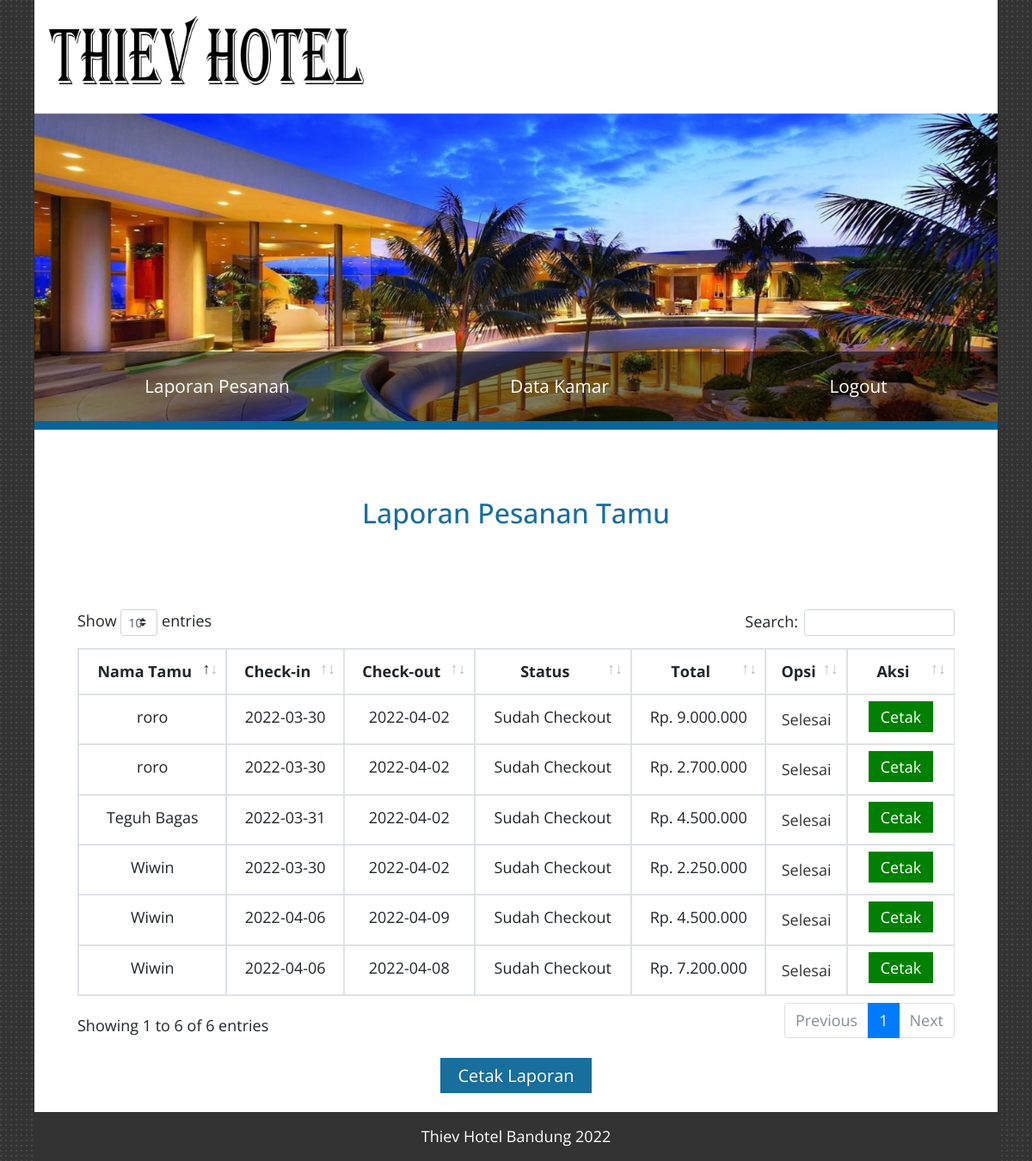
Screenshot of /teguh_halaman/teguh_resepsionis/teguh_index.php (signed in) with the database file from the repository.
### tables this page shows
CREATE TABLE `teguh_reservasii` (
  `teguh_id_reservasi` int(11) NOT NULL,
  `teguh_kode_reservasi` varchar(255) NOT NULL,
  `teguh_nama_tamu` varchar(100) NOT NULL,
  `teguh_email_tamu` varchar(255) NOT NULL,
  `teguh_telpon_tamu` varchar(50) NOT NULL,
  `teguh_chekin` date NOT NULL,
  `teguh_chekout` date NOT NULL,
  `teguh_no_kamar` varchar(255) NOT NULL,
  `teguh_jumlahkamar` varchar(255) NOT NULL,
  `teguh_jumlahtamu` int(11) NOT NULL,
  `teguh_pesan` varchar(255) NOT NULL,
  `teguh_id_tipe` int(11) NOT NULL,
  `teguh_status2` varchar(255) NOT NULL,
  `teguh_total` varchar(255) NOT NULL
);

### teguh_halaman/teguh_resepsionis/teguh_index.php (the view, shortened to what this page needs)
<?php
include "teguh_header.php"; ?>
 <div class="tm-main-content no-pad-b">
<center><h2 class="tm-blue-text tm-margin-b-p">Laporan Pesanan Tamu</h2></center>
<div class="table-responsive">
    <br><br>
      <table id="dataTable" class="table table-bordered" border="3" align="center" width="100%" cellspacing="6">
        <thead>
  <tr>
    <th class="text-center">Nama Tamu</th>
      <th class="text-center">Check-in</th>
      <th class="text-center">Check-out</th>
      <th class="text-center">Status</th>
      <th class="text-center">Total</th>
      <th class="text-center">Opsi</th>
      <th class="text-center">Aksi</th>
  </tr>
</thead>
      <?php
      $teguh_data = mysqli_query($teguh_koneksi,"SELECT * FROM teguh_reservasii LEFT JOIN teguh_tipe_kamar USING(teguh_id_tipe)");
      if(isset($_GET['teguh_chekin'])){
        $teguh_checkin = $_GET['teguh_chekin'];
        $teguh_data = mysqli_query($teguh_koneksi,"select * from teguh_reservasii LEFT JOIN teguh_tipe_kamar USING(teguh_id_tipe) where teguh_chekin='$teguh_checkin'");
      }elseif(isset($_GET['teguh_nama_tamu'])){
        $teguh_tamu = $_GET['teguh_nama_tamu'];
        $teguh_data = mysqli_query($teguh_koneksi,"select * from teguh_reservasii LEFT JOIN teguh_tipe_kamar USING(teguh_id_tipe) where teguh_nama_tamu='$teguh_tamu'");
      }else{
        $teguh_data = mysqli_query($teguh_koneksi,"select * from teguh_reservasii LEFT JOIN teguh_tipe_kamar USING(teguh_id_tipe)");
      }
      if (mysqli_num_rows($teguh_data) > 0) {
      while($teguh_lt = mysqli_fetch_array($teguh_data)){
      ?>
            <tr align="center">
        <td><?php echo $teguh_lt['teguh_nama_tamu']; ?></td>
        <td><?php echo $teguh_lt['teguh_chekin']; ?></td>
        <td><?php echo $teguh_lt['teguh_chekout'] ?></td>
        <td><?php echo $teguh_lt['teguh_status2'] ?></td>
        <td>Rp. <?php echo number_format($teguh_lt['teguh_total'], 0, ',','.') ?></td>
              <td>
              <?php if ($teguh_lt["teguh_status2"] === 'Belum Checkin') : ?>
            <a class="crud" style="text-decoration: none;" href="teguh_checkin.php?teguh_id_reservasi=<?php echo $teguh_lt['teguh_id_reservasi']; ?>">Check-in</a>
            <?php elseif ($teguh_lt["teguh_status2"] === 'Belum Checkout') : ?>
              <a class="checkout" style="text-decoration: none;" href="teguh_checkout.php?teguh_id_reservasi=<?php echo $teguh_lt['teguh_id_reservasi']; ?>" onClick="return confirm('Yakin akan checkout tamu?');">Check-out</a>
              <?php else : ?>
              <p>Selesai</p>
              <?php endif; ?>
            </td>
            <td>
              <?php if ($teguh_lt["teguh_status2"] === 'Sudah Checkout') : ?>
              <a class="checkout" style="text-decoration: none;" href="teguh_cetak.php?teguh_kode_reservasi=<?php echo $teguh_lt['teguh_kode_reservasi']; ?>">Cetak</a>
              <?php else : ?>
              <p>Belum Selesai</p>
              <?php endif; ?>
            </td>
            </tr>
            <?php
        }}else{
        ?>
        <tr>
            <td colspan="7" align="center">Tidak ada pesanan kamar</td>
        </tr>
        <?php } ?>
    </table>
<center><br>
<a class="cetak" style="text-decoration: none;" href="teguh_cetak_semua.php">Cetak Laporan</a>
</center>
<br>
</div>
</div>
<?php
include 'teguh_footer.php'; ?>

### teguh_asset/teguh_css/teguh_style.css (style rules this page uses)
.text-center { text-align: center !important; }
.table { width: 100%; margin-bottom: 1rem; color: #212529; }
.table th, .table td { padding: 0.75rem; vertical-align: top; border-top: 1px solid #dee2e6; }
.table thead th { vertical-align: bottom; border-bottom: 2px solid #dee2e6; }
.table-bordered { border: 1px solid #dee2e6; }
.table-bordered th, .table-bordered td { border: 1px solid #dee2e6; }
.table-bordered thead th, .table-bordered thead td { border-bottom-width: 2px; }
.table-responsive { display: block; width: 100%; overflow-x: auto; -webkit-overflow-scrolling: touch; }
.table { border-collapse: collapse !important; }
.table td, .table th { background-color: #fff !important; }
.table-bordered th, .table-bordered td { border: 1px solid #dee2e6 !important; }

### teguh_asset/teguh_css/teguh_index_admin.css (style rules this page uses)
body { font-family: 'Open Sans', Helvetica, Arial, sans-serif; font-size: 18px; background: url('../teguh_image/bg.jpg'); padding: 0 15px; overflow-x: hidden; }
a, button { transition: all 0.3s ease; }
h1, h2, h3, h4, h5, h6 { line-height: 1.4; }
p { line-height: 1.8; margin-bottom: 0; }
p, .tm-gallery-item .tm-figcaption { color: #333; }
.tm-blue-text { color: #186e9d; }
.tm-site-name, { color: black; text-shadow: 0px 3px 2px rgba(62,62,62,1); }
.tm-main-content { padding: 35px 30px; }
.tm-margin-b-p, p.tm-margin-b-p { margin-bottom: 35px; }
.no-pad-b { padding-bottom: 0; }
@media (min-width: 576px) { .tm-main-content { padding: 75px 50px 70px; } }
@media (min-width: 576px) { .tm-main-content.no-pad-b { padding: 75px 50px 0; } }

### teguh_asset/teguh_css/datatables.css (style rules this page uses)
table.dataTable { clear: both; margin-top: 6px !important; margin-bottom: 6px !important; max-width: none !important; border-collapse: separate !important; border-spacing: 0; }
table.dataTable td, table.dataTable th { -webkit-box-sizing: content-box; box-sizing: content-box; }
table.dataTable > thead > tr > th:not(.sorting_disabled), table.dataTable > thead > tr > td:not(.sorting_disabled) { padding-right: 30px; }
table.dataTable > thead .sorting, table.dataTable > thead .sorting_asc, table.dataTable > thead .sorting_desc, table.dataTable > thead .sorting_asc_disabled, table.dataTable > thead .sorting_desc_disabled { cursor: pointer; position: relative; }
table.dataTable > thead .sorting:before, table.dataTable > thead .sorting:after, table.dataTable > thead .sorting_asc:before, table.dataTable > thead .sorting_asc:after, table.dataTable > thead .sorting_desc:before, table.dataTable > thead .sorting_desc:after, table.dataTable > thead .sorting_asc_disabled:before, table.dataTable > thead .sorting_asc_disabled:after, table.dataTable > thead .sorting_desc_disabled:before, table.dataTable > thead .sorting_desc_disabled:after { position: absolute; bottom: 0.9em; display: block; opacity: 0.3; }
table.dataTable > thead .sorting:before, table.dataTable > thead .sorting_asc:before, table.dataTable > thead .sorting_desc:before, table.dataTable > thead .sorting_asc_disabled:before, table.dataTable > thead .sorting_desc_disabled:before { right: 1em; content: "↑"; }
table.dataTable > thead .sorting:after, table.dataTable > thead .sorting_asc:after, table.dataTable > thead .sorting_desc:after, table.dataTable > thead .sorting_asc_disabled:after, table.dataTable > thead .sorting_desc_disabled:after { right: 0.5em; content: "↓"; }
table.dataTable > thead .sorting_asc:before, table.dataTable > thead .sorting_desc:after { opacity: 1; }
table.table-bordered.dataTable { border-right-width: 0; }
table.table-bordered.dataTable th, table.table-bordered.dataTable td { border-left-width: 0; }
table.table-bordered.dataTable th:last-child, table.table-bordered.dataTable th:last-child, table.table-bordered.dataTable td:last-child, table.table-bordered.dataTable td:last-child { border-right-width: 1px; }
table.table-bordered.dataTable tbody th, table.table-bordered.dataTable tbody td { border-bottom-width: 0; }

### teguh_halaman/teguh_resepsionis/teguh_index.php (style rules this page uses)
.checkout { padding: 6px 14px; margin: 5px ; text-align: center; color: white; background-color: green; cursor: pointer; }
.cetak { padding: 7px 20px; margin: 5px ; text-align: center; font-size: 15pt; color: white; background-color: #186e9d; cursor: pointer; }

### rows the page displays
teguh_reservasii: teguh_nama_tamu "Wiwin", teguh_chekin "2022-03-30", teguh_chekout "2022-04-02", teguh_status2 "Sudah Checkout", teguh_total "2.250.000", shows "Selesai"
teguh_reservasii: teguh_nama_tamu "roro", teguh_chekin "2022-03-30", teguh_chekout "2022-04-02", teguh_status2 "Sudah Checkout", teguh_total "9.000.000", shows "Selesai"
teguh_reservasii: teguh_nama_tamu "roro", teguh_chekin "2022-03-30", teguh_chekout "2022-04-02", teguh_status2 "Sudah Checkout", teguh_total "2.700.000", shows "Selesai"
teguh_reservasii: teguh_nama_tamu "Teguh Bagas", teguh_chekin "2022-03-31", teguh_chekout "2022-04-02", teguh_status2 "Sudah Checkout", teguh_total "4.500.000", shows "Selesai"
teguh_reservasii: teguh_nama_tamu "Wiwin", teguh_chekin "2022-04-06", teguh_chekout "2022-04-09", teguh_status2 "Sudah Checkout", teguh_total "4.500.000", shows "Selesai"
teguh_reservasii: teguh_nama_tamu "Wiwin", teguh_chekin "2022-04-06", teguh_chekout "2022-04-08", teguh_status2 "Sudah Checkout", teguh_total "7.200.000", shows "Selesai"
